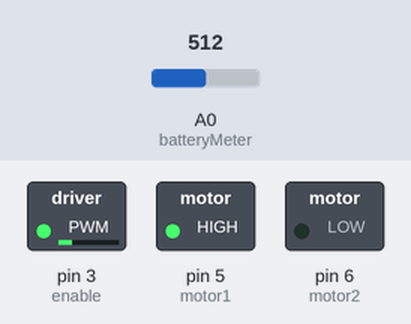
A sketch run on a simulated Arduino Uno, built with avr-gcc and run on an emulated ATmega328P. On the bench: switched loads named in the sketch (green lamp = pin HIGH). Inputs (shaded band) come from the test bench; at power-on: A0 (batteryMeter) = 512.

Above: at 0.1 s.
Timing chart, 0 to 1.6 s (numbered marks = the images above):
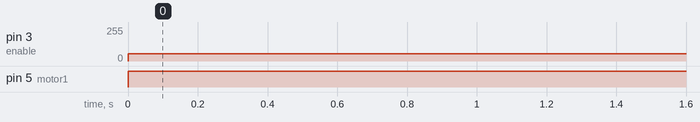

Measured:
- by itself, pin 3 (enable): 0/255 → 56/255 at 0.00 s
- by itself, pin 5 (motor1): LOW → HIGH at 0.00 s

The sketch:

FanController.ino
```cpp
#include <SoftwareSerial.h>

SoftwareSerial bluetooth(8, 9); // create an object to handle the bluetooth module

const int batteryMeter = A0; // initialize the i/o pin to handle the battery levels
const int motor1 = 5;        // initialize i/o to handle the motor
const int motor2 = 6;        // initalize the i/o pin to handle th other input for the motor
const int enable = 3;        // initialize the PWM i/o pin to control the motor speed

const int speedButton = 4; // initialize the push button to control the four speeds

// declaration and initialization of the variables
int countState = 0;
int mspeed = 0;
int motorSpeed = 0;
int count = 0;
int batteryValue = 0;
float actualVolts = 0.0;
int bluetoothData = 0;

void setup()
{
    // Serial.begin(9600); // initialize serial for debugging purposes
    // declare the i/o pins as either Inputs or Outputs
    bluetooth.begin(9600);
    pinMode(motor1, OUTPUT);
    pinMode(motor2, OUTPUT);
    pinMode(enable, OUTPUT);
    pinMode(speedButton, INPUT);
}

void loop()
{
    takeReading(); // invokes the function to check the battery levels, the function all contains the calibration computaitons
    if (bluetoothData == '1' || count == 1)
    {
        motorspeed1(234);
    }
    if (bluetoothData == '2' || count == 2)
    {
        motorspeed2(234);
    }
    if (bluetoothData == '3' || count == 3)
    {
        motorspeed3(234);
    }
    if (bluetoothData == '4' || count == 3)
    {
        motorspeed4(234);
    }
    else
    {
        motorInitalspeed(56);
    }
}

void takeReading()
{
    batteryValue = analogRead(batteryMeter); // check the battery value, returns a decimal number
    calibrateVoltage();
}
void calibrateVoltage() // function to compute the battery value into actual voltage
{
    actualVolts = batteryValue * (1023 / 784) * 12;
}
void bluetoothMessages()
{
    if (bluetooth.available())
    {
        bluetoothData = bluetooth.read();
    }
}
void counter() // this function computes a count and tell which speed level to take based on the number of presses
{
    countState = digitalRead(speedButton);
    if (countState == 0)
    {
        count++;

        if (count > 4) // checks that the count made via the push button never exceeds 4(the four levels of the motor speed)
        {
            count = 0;
        }
    }

    if (count == 1) // checks the speed level selected
    {
        motorspeed1(234);
    }
    else if (count == 2) // checks the speed level selected
    {
        motorspeed2(324);
    }
    else if (count == 3) // checks the speed level selected
    {
        motorspeed3(2342);
    }
    else if (count == 4) // checks the speed level selected
    {
        motorspeed4(32432);
    }
}
void motorInitalspeed(int motorSpeed) // initial speed that the motor runs on upon start - it can also be used as the backup speed
{
    digitalWrite(motor1, HIGH);
    digitalWrite(motor2, LOW);
    analogWrite(enable, motorSpeed);
}
void motorspeed1(int mspeed) // function to compute first level of the motor speed
{
    digitalWrite(motor1, HIGH);
    digitalWrite(motor2, LOW);
    analogWrite(enable, motorSpeed);
}

void motorspeed2(int mspeed) // function to compute the second level of the motor speed
{
    digitalWrite(motor1, HIGH);
    digitalWrite(motor2, LOW);
    analogWrite(enable, motorSpeed);
}

void motorspeed3(int mspeed) // function to compute the third level of the motor speed
{
    digitalWrite(motor1, HIGH);
    digitalWrite(motor2, LOW);
    analogWrite(enable, motorSpeed);
}

void motorspeed4(int mspeed) // function to compute the forth level of the motor speed
{
    digitalWrite(motor1, HIGH);
    digitalWrite(motor2, LOW);
    analogWrite(enable, motorSpeed);
}
```
